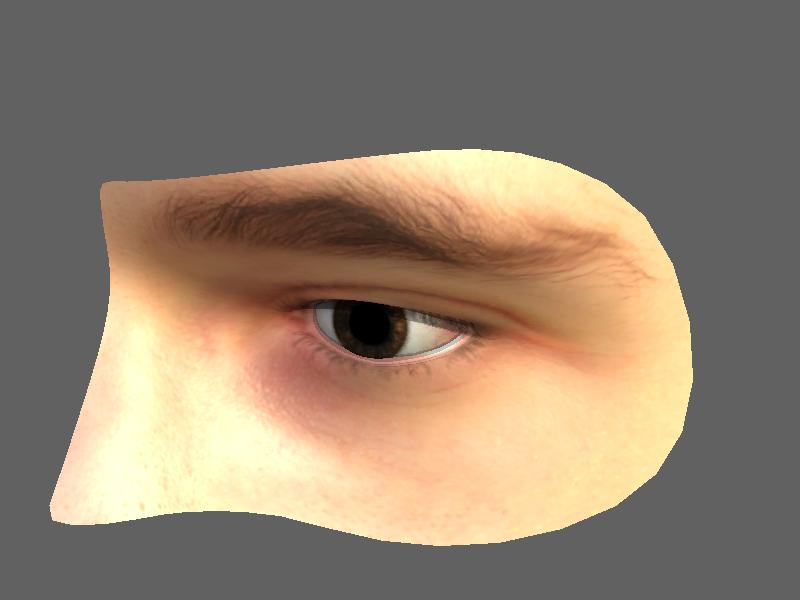
#> input picture 3.jpg, 800 x 600 px
$ python test.py
#> lines starting #> are read from the running program, lines starting #| are printed output that depends on the picture; after the words box and inside, x2 and y2 are one past the last pixel; in counts of white or black regions, pixels touching at a corner belong together
import cv2
import matplotlib.pyplot as plt


img=cv2.imread('3.jpg')
#> img is the input picture: shape (600, 800, 3); mean B, G, R 111, 128.8, 145.8

img_gray = cv2.cvtColor(img, cv2.COLOR_BGR2GRAY)
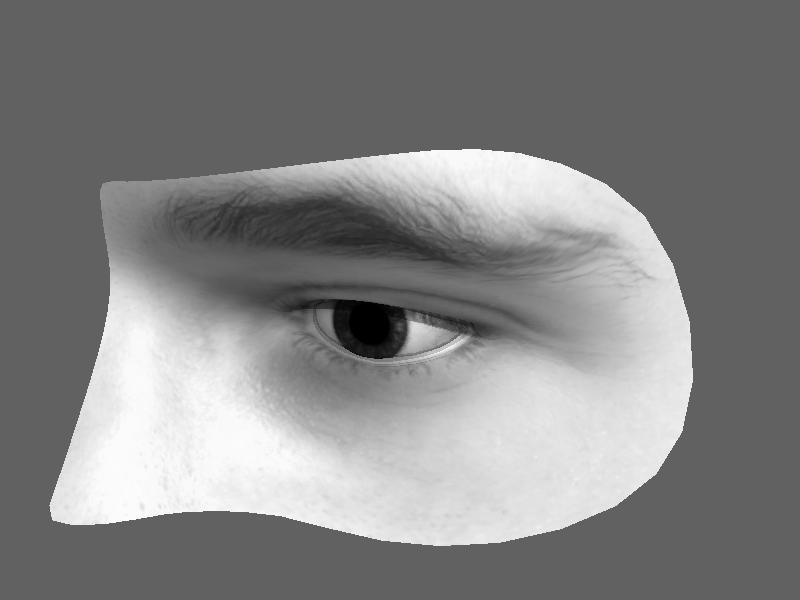
#> img_gray: shape (600, 800); min 0, max 253, mean 131.9

dst_img = cv2.medianBlur(img_gray, 7)

circle = cv2.HoughCircles(dst_img, cv2.HOUGH_GRADIENT, 1, 30,
                         param1=50, param2=30, minRadius=0, maxRadius=50)
#> circle = [[366.5, 326.5, 40.5]]

for i in circle[0, :]:  # 遍历矩阵的每一行的数据
    # 绘制圆形
    cv2.circle(img, (int(i[0]), int(i[1])), int(i[2]), (255, 0, 0), 2)
#> this loop made 1 pass
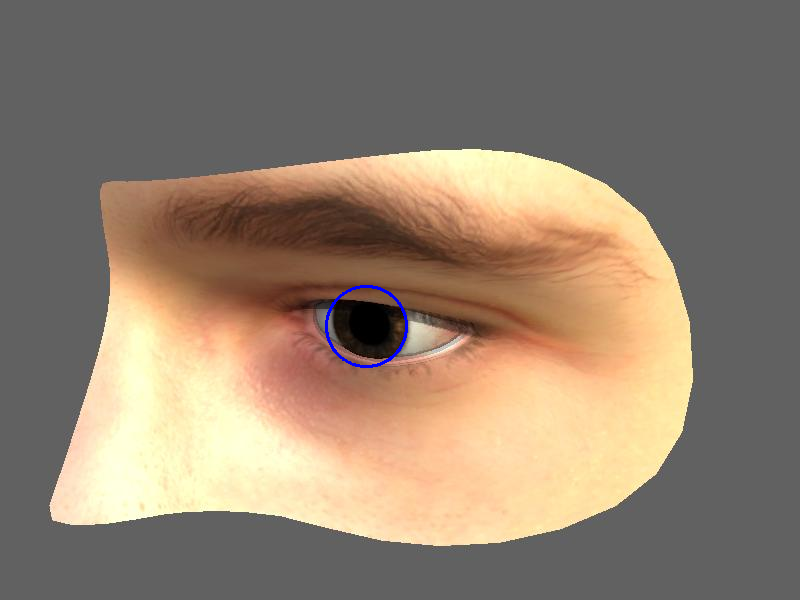
#> img: shape (600, 800, 3); 0.16% of pixels changed, all inside (x1, y1, x2, y2) = (325, 285, 408, 368)

plt.imshow(img[:,:,::-1])
plt.show()

$ run again, with 1.jpg copied over 3.jpg
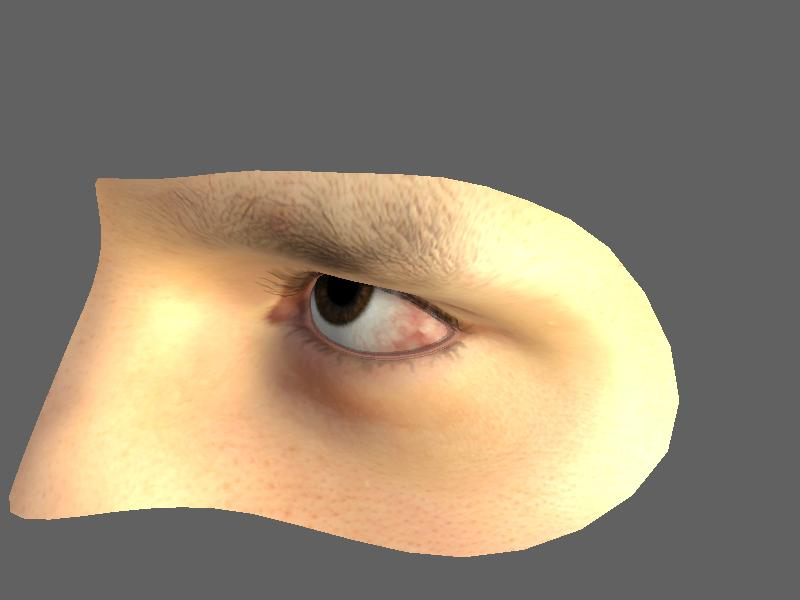
#> input picture 1.jpg, 800 x 600 px
#> img is the input picture: shape (600, 800, 3); mean B, G, R 114.1, 134.8, 149.2
#> `img_gray = cv2.cvtColor(img, cv2.COLOR_BGR2GRAY)`:
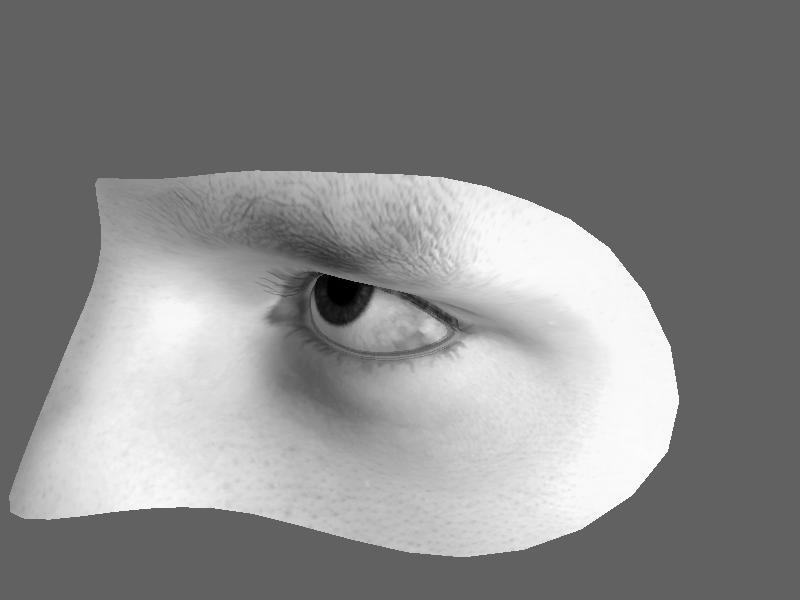
#> img_gray: shape (600, 800); min 0, max 253, mean 136.8
#> circle = [[325.5, 278.5, 49.4], [427.5, 323.5, 20.2]]
#> the loop `for i in circle[0, :]:` made 2 passes
#> after the loop `for i in circle[0, :]:`:
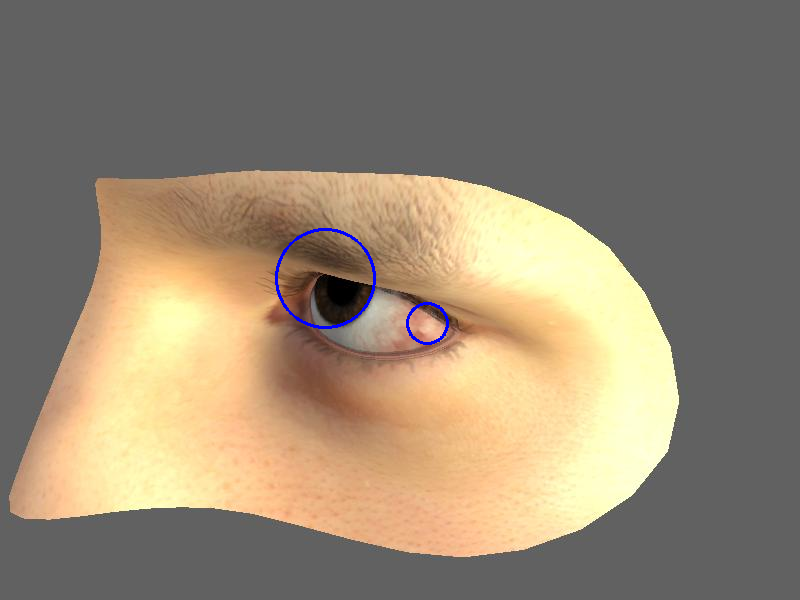
#> img: shape (600, 800, 3); 0.27% of pixels changed, all inside (x1, y1, x2, y2) = (275, 228, 449, 345)

$ run again, with 2.jpg copied over 3.jpg
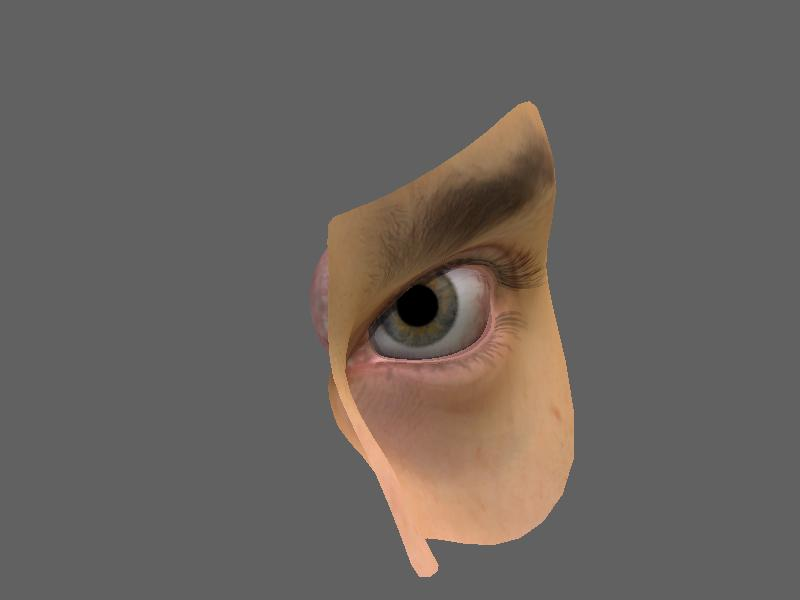
#> input picture 2.jpg, 800 x 600 px
#> img is the input picture: shape (600, 800, 3); mean B, G, R 94.7, 99.4, 105.7
#> `img_gray = cv2.cvtColor(img, cv2.COLOR_BGR2GRAY)`:
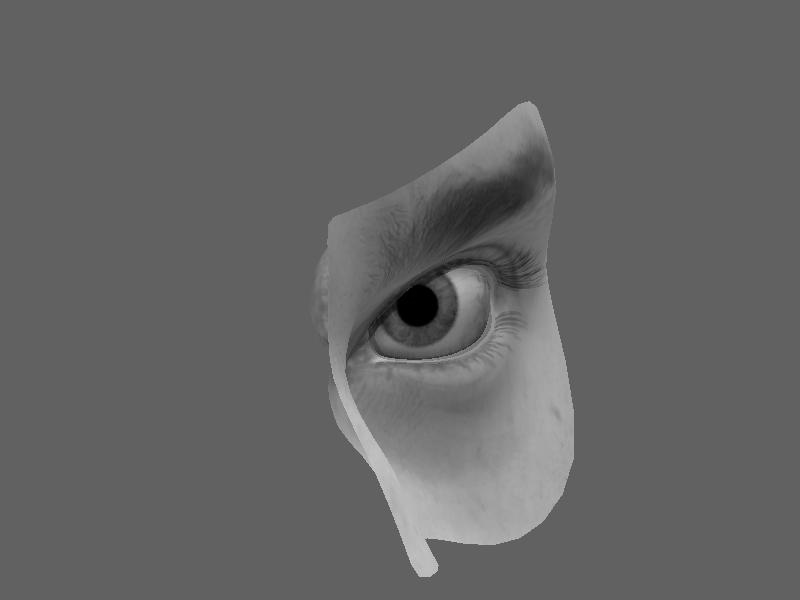
#> img_gray: shape (600, 800); min 0, max 210, mean 100.7
#> circle = [[446.5, 312.5, 44.9], [416.5, 304.5, 21.2], [472.5, 287.5, 21.6]]
#> the loop `for i in circle[0, :]:` made 3 passes
#> after the loop `for i in circle[0, :]:`:
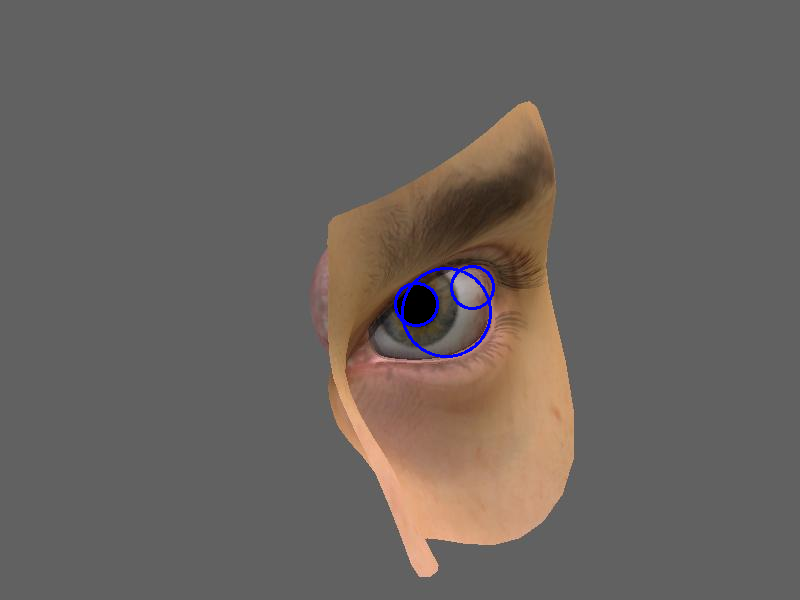
#> img: shape (600, 800, 3); 0.33% of pixels changed, all inside (x1, y1, x2, y2) = (394, 265, 495, 358)
